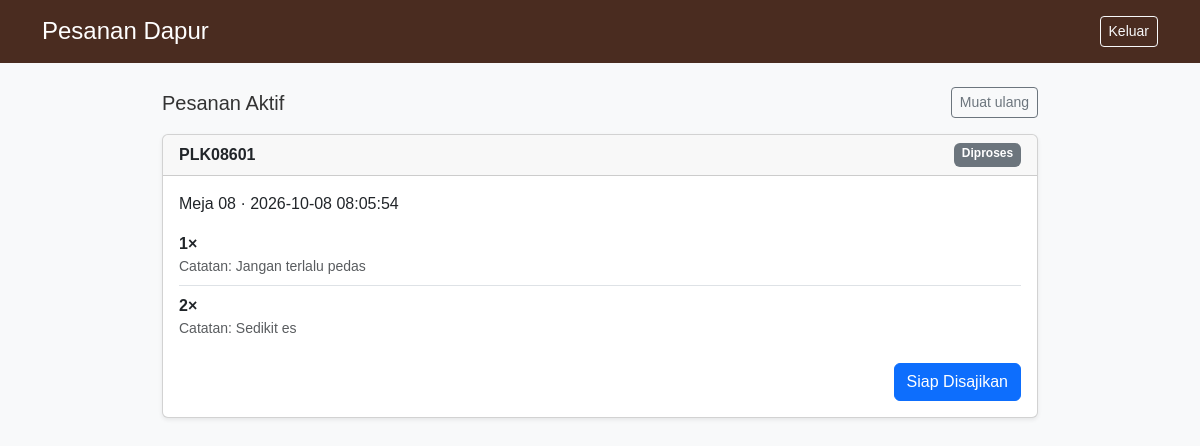
The page /kitchen/index.php (signed in) on the database its author committed.
### tables this page shows
CREATE TABLE `pesanan` (
  `id` INT AUTO_INCREMENT PRIMARY KEY,
  `nomor_pesanan` VARCHAR(20) NOT NULL UNIQUE,
  `meja_id` INT NOT NULL,
  `total` DECIMAL(10,2) NOT NULL,
  `metode_pembayaran` VARCHAR(50) NOT NULL,
  `status` ENUM('Menunggu', 'Diproses', 'Siap Disajikan', 'Selesai', 'Dibatalkan') DEFAULT 'Menunggu',
  `waktu_pesanan` DATETIME DEFAULT CURRENT_TIMESTAMP,
  `created_at` TIMESTAMP DEFAULT CURRENT_TIMESTAMP,
  FOREIGN KEY (`meja_id`) REFERENCES `meja`(`id`) ON DELETE CASCADE
);

CREATE TABLE `detail_pesanan` (
  `id` INT AUTO_INCREMENT PRIMARY KEY,
  `pesanan_id` INT NOT NULL,
  `menu_id` INT NOT NULL,
  `jumlah` INT NOT NULL,
  `harga` DECIMAL(10,2) NOT NULL,
  `catatan` TEXT DEFAULT NULL,
  `subtotal` DECIMAL(10,2) NOT NULL,
  FOREIGN KEY (`pesanan_id`) REFERENCES `pesanan`(`id`) ON DELETE CASCADE,
  FOREIGN KEY (`menu_id`) REFERENCES `menu`(`id`) ON DELETE CASCADE
);

### kitchen/index.php (the view, shortened to what this page needs)
<?php
require_once '../config/database.php';
function escape($value)
{
    return htmlspecialchars((string) $value, ENT_QUOTES, 'UTF-8');
}
$nextStatus = [
    'Menunggu' => 'Diproses',
    'Diproses' => 'Siap Disajikan',
    'Siap Disajikan' => 'Selesai',
];
$sql = "SELECT p.id, p.nomor_pesanan, p.status, p.waktu_pesanan,
               meja.nomor_meja, d.menu_id, d.jumlah, d.catatan, m.nama_menu
        FROM pesanan p
        JOIN meja ON meja.id = p.meja_id
        LEFT JOIN detail_pesanan d ON d.pesanan_id = p.id
        LEFT JOIN menu m ON m.id = d.menu_id
        WHERE p.status IN ('Menunggu', 'Diproses', 'Siap Disajikan')
        ORDER BY p.waktu_pesanan ASC, p.id ASC, d.id ASC";
$rows = $pdo->query($sql)->fetchAll();
$orders = [];
foreach ($rows as $row) {
    $orderId = $row['id'];
    if (!isset($orders[$orderId])) {
        $orders[$orderId] = [
            'nomor_pesanan' => $row['nomor_pesanan'],
            'status' => $row['status'],
            'waktu_pesanan' => $row['waktu_pesanan'],
            'nomor_meja' => $row['nomor_meja'],
            'items' => [],
        ];
    }
    if ($row['menu_id'] !== null) {
        $orders[$orderId]['items'][] = [
            'nama_menu' => $row['nama_menu'],
            'jumlah' => $row['jumlah'],
            'catatan' => $row['catatan'],
        ];
    }
}
?>
<!DOCTYPE html>
<html lang="id">
<head>
    <link href="https://cdn.jsdelivr.net/npm/bootstrap@5.3.0/dist/css/bootstrap.min.css" rel="stylesheet">
    <link rel="stylesheet" href="../assets/css/style.css">
</head>
<body class="bg-light">
<header class="bg-primary-brown text-white py-3">
    <div class="container d-flex justify-content-between align-items-center">
        <h1 class="h4 mb-0">Pesanan Dapur</h1>
        <a href="../pages/logout.php" class="btn btn-outline-light btn-sm">Keluar</a>
    </div>
</header>
<main class="container py-4" style="max-width: 900px;">
    <div class="d-flex justify-content-between align-items-center mb-3">
        <h2 class="h5 mb-0">Pesanan Aktif</h2>
        <a href="index.php" class="btn btn-outline-secondary btn-sm">Muat ulang</a>
    </div>
    <?php if (!$orders): ?>
        <div class="alert alert-info">Belum ada pesanan aktif.</div>
    <?php else: ?>
        <?php foreach ($orders as $id => $order): ?>
            <article class="card mb-3 shadow-sm">
                <div class="card-header d-flex flex-wrap justify-content-between gap-2">
                    <strong><?php echo escape($order['nomor_pesanan']); ?></strong>
                    <span class="badge bg-secondary"><?php echo escape($order['status']); ?></span>
                </div>
                <div class="card-body">
                    <p class="mb-2">Meja <?php echo escape($order['nomor_meja']); ?> · <?php echo escape($order['waktu_pesanan']); ?></p>
                    <ul class="list-group list-group-flush mb-3">
                        <?php foreach ($order['items'] as $item): ?>
                            <li class="list-group-item px-0">
                                <strong><?php echo escape($item['jumlah']); ?>× <?php echo escape($item['nama_menu']); ?></strong>
                                <?php if ($item['catatan']): ?>
                                    <div class="small text-muted">Catatan: <?php echo escape($item['catatan']); ?></div>
                                <?php endif; ?>
                            </li>
                        <?php endforeach; ?>
                    </ul>
                    <form method="POST" class="text-end">
                        <button type="submit" class="btn btn-primary">
                            <?php echo escape($nextStatus[$order['status']]); ?>
                        </button>
                    </form>
                </div>
            </article>
        <?php endforeach; ?>
    <?php endif; ?>
</main>
</body>
</html>

### assets/css/style.css (style rules this page uses)
:root { --dark-brown: #4A2C20; --warm-brown: #795548; --cream: #F5EBDD; --white: #FFFFFF; --warm-accent: #C9824A; --gray-bg: #F9F7F5; }
body { font-family: 'Poppins', sans-serif; background-color: var(--gray-bg); color: #333; margin: 0; padding: 0; }
.bg-primary-brown { background-color: var(--dark-brown); color: var(--white); }

### rows shown on the page
pesanan: detail_pesanan.jumlah "1", detail_pesanan.catatan "Jangan terlalu pedas", detail_pesanan.jumlah "2", detail_pesanan.catatan "Sedikit es"

### other values the page prints
$order['nomor_pesanan'] "PLK08601"
$order['status'] "Diproses"
$order['nomor_meja'] "08"
$order['waktu_pesanan'] "2026-10-08 08:05:54"
$nextStatus[$order['status']] "Siap Disajikan"
